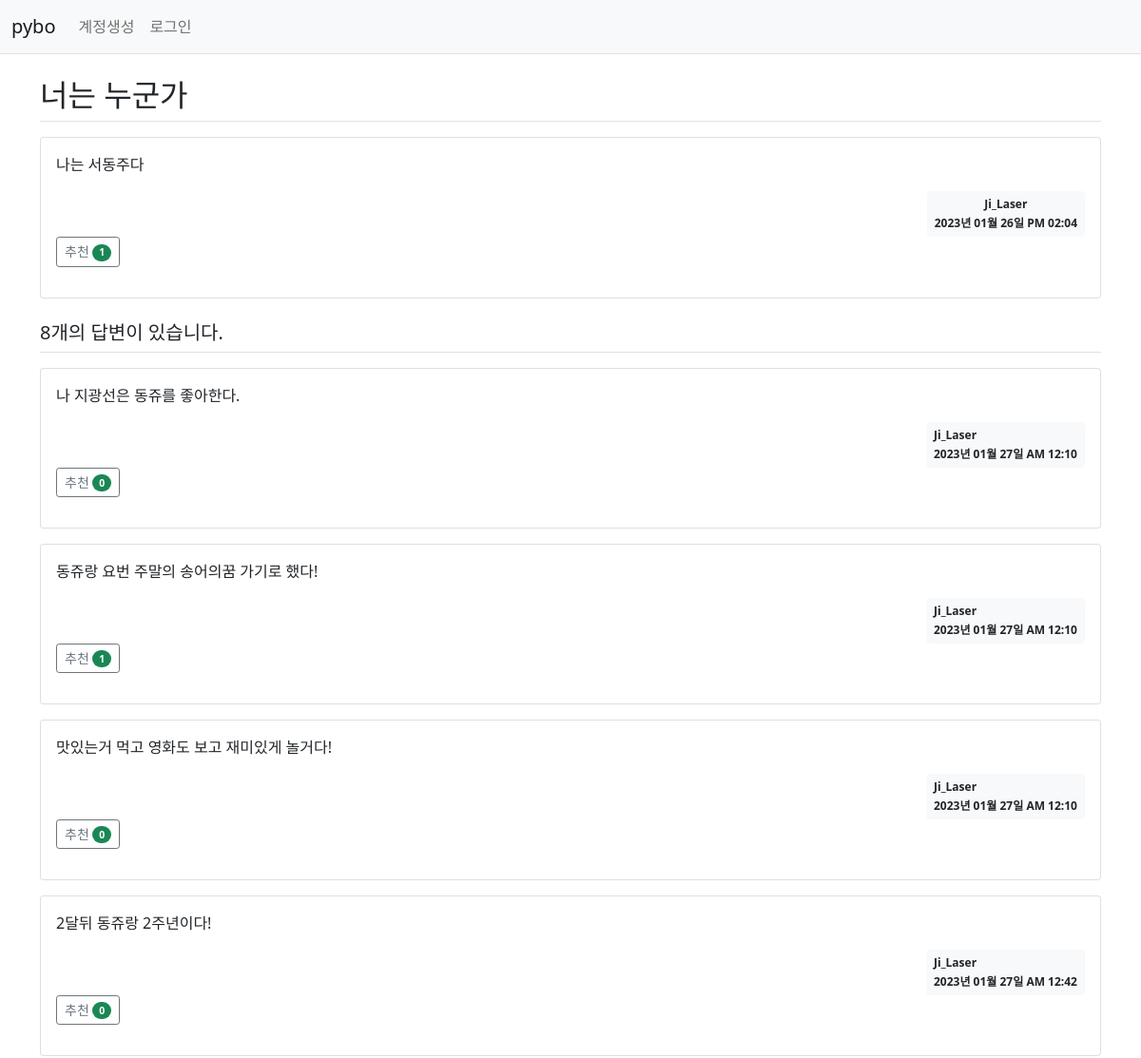
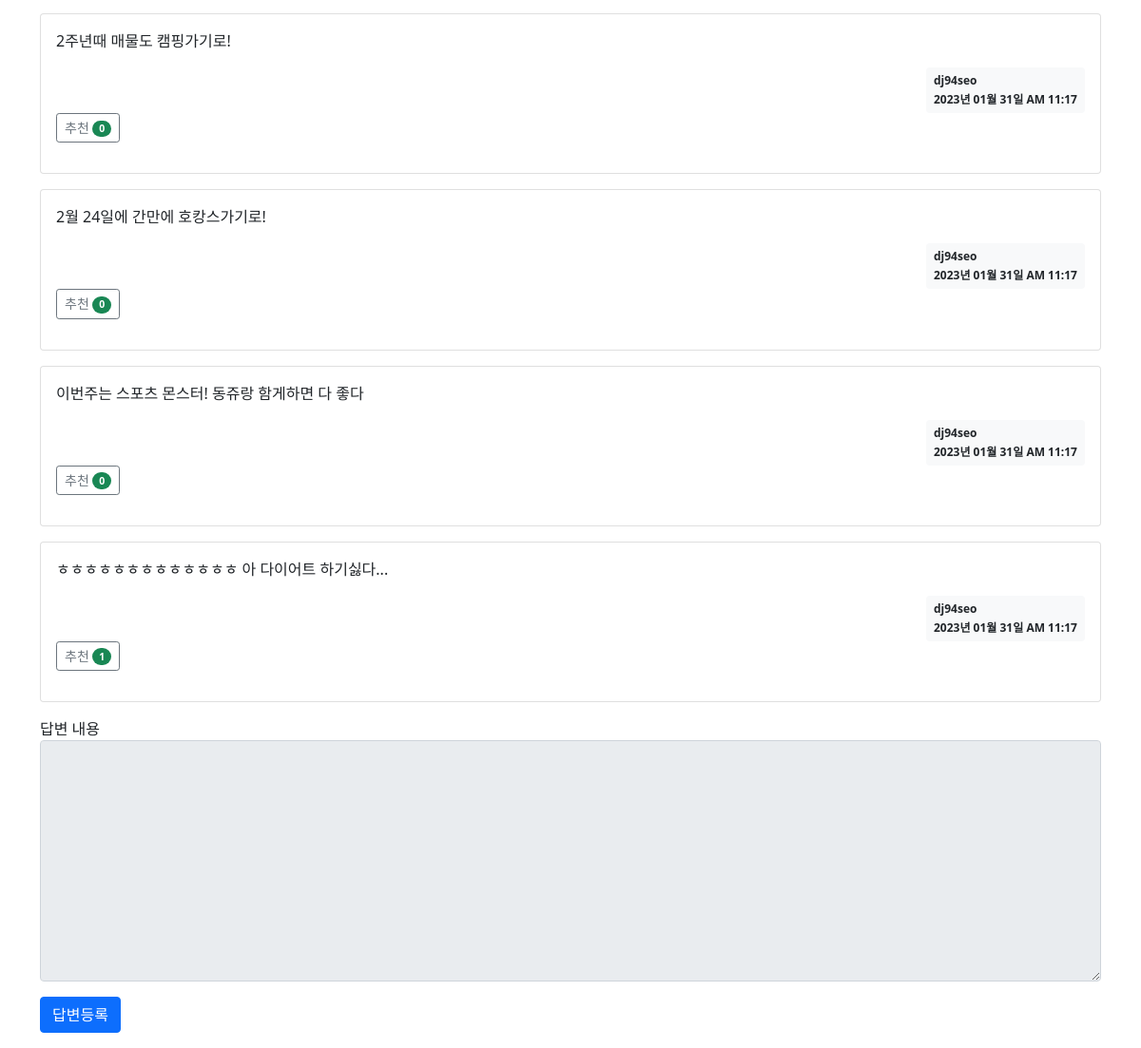
Screenshot of /question/detail/2/ with the database file from the repository (2 pictures, top to bottom).
### pybo/models.py (models this page shows)
class Question(db.Model):
    id = db.Column(db.Integer, primary_key = True)
    subject = db.Column(db.String(255), nullable = False)
    content = db.Column(db.Text(), nullable = False)
    create_date = db.Column(db.DateTime(), nullable = False)
    user_id = db.Column(db.Integer, db.ForeignKey('user.id', ondelete='CASCADE'), nullable=False)
    user = db.relationship('User', backref=db.backref('question_set'))
    modify_date = db.Column(db.DateTime(), nullable=True)
    voter = db.relationship('User', secondary=question_voter, backref=db.backref('question_voter_set'))

class User(db.Model):
    id = db.Column(db.Integer, primary_key = True)
    username = db.Column(db.String(150), unique = True ,nullable = False)
    password = db.Column(db.String(150), nullable = False)
    email = db.Column(db.String(120), unique = True, nullable = False)

class Answer(db.Model):
    id = db.Column(db.Integer, primary_key = True)
    question_id = db.Column(db.Integer, db.ForeignKey('question.id', ondelete = 'CASCADE'))
    question = db.relationship('Question', backref = db.backref('answer_set'))
    content = db.Column(db.Text(), nullable = False)
    create_date = db.Column(db.DateTime(), nullable = False)
    user_id = db.Column(db.Integer, db.ForeignKey('user.id', ondelete='CASCADE'), nullable=False)
    user = db.relationship('User', backref=db.backref('answer_set'))
    modify_date = db.Column(db.DateTime(), nullable=True)
    voter = db.relationship('User', secondary=answer_voter, backref=db.backref('answer_voter_set'))

### pybo/views/question_views.py (the view)
@bp.route('/detail/<int:question_id>/')
def detail(question_id):
    form = AnswerForm()
    question = Question.query.get_or_404(question_id)
    return render_template('question/question_detail.html', question=question, form=form)

### pybo/forms.py
class AnswerForm(FlaskForm):
    content = TextAreaField('내용', validators=[DataRequired("내용은 필수 항목 입니다.")])

### pybo/filter.py (called while the page is built)
def format_datetime(value, fmt='%Y년 %m월 %d일 %p %I:%M'):
    return value.strftime(fmt)

### pybo/views/auth_views.py (called while the page is built)
@bp.before_app_request
def load_logged_in_user():
    user_id = session.get('user_id')
    if user_id is None:
        g.user = None
    else:
        g.user = User.query.get(user_id)

### pybo/templates/question/question_detail.html (shortened to what this page needs)
{% extends 'base.html' %}
{% block content %}
<div class="container my-3">
    <h2 class="border-bottom py-2">{{ question.subject }}</h2>
    <div class="card my-3">
        <div class="card-body">
            <div class="card-text">{{ question.content|markdown }}</div>
            <div class="d-flex justify-content-end">
                <div class="badge bg-light text-dark p-2 test-start">
                    <div class="mb-2">{{ question.user.username }}</div>
                    <div>{{ question.create_date|datetime }}</div>
                </div>
            </div>
            <div class="mb-3">
                <a href="javascript:void(0)" data-uri="{{ url_for('question.vote', question_id=question.id )}}"
                   class="recommend btn btn-sm btn-outline-secondary">추천
                <span class="badge rounded-pill bg-success">{{ question.voter|length }}</span>
                </a>
            </div>
        </div>
    </div>
    <h5 class="border-bottom my-3 py-2">{{ question.answer_set|length }}개의 답변이 있습니다.</h5>
    {% for answer in question.answer_set %}
    <div class="card my-3">
        <div class="card-body">
            <div class="card-text">{{ answer.content|markdown }}</div>
            <div class="d-flex justify-content-end">
                <div class="badge bg-light text-dark p-2 text-start">
                    <div class="mb-2">{{ answer.user.username }}</div>
                    <div>{{ answer.create_date|datetime }}</div>
                </div>
            </div>
            <div class="mb-3">
                <a href="javascript:void(0)" data-uri="{{ url_for('answer.vote', answer_id=answer.id )}}"
                   class="recommend btn btn-sm btn-outline-secondary">추천
                <span class="badge rounded-pill bg-success">{{ answer.voter|length }}</span>
                </a>
            </div>
        </div>
    </div>
    {% endfor %}
    <form action="{{ url_for('answer.create', question_id=question.id) }}" method="post" class="my-3">
        <div class="mb-3">
            <label for="content">답변 내용</label>
            <textarea {% if not g.user %}disabled{%  endif %}
                    name="content" id="content" class="form-control" rows="10"></textarea>
        </div>
        <input type="submit" value="답변등록" class="btn btn-primary">
    </form>
</div>
{% endblock %}

### rows the page displays
Question: subject "너는 누군가", content "나는 서동주다", create_date "2023년 01월 26일 PM 02:04"
User: user.username "Ji_Laser"
Answer: content "나 지광선은 동쥬를 좋아한다.", user.username "Ji_Laser", create_date "2023년 01월 27일 AM 12:10", voter|length "0"
Answer: content "동쥬랑 요번 주말의 송어의꿈 가기로 했다!", user.username "Ji_Laser", create_date "2023년 01월 27일 AM 12:10", voter|length "1"
Answer: content "맛있는거 먹고 영화도 보고 재미있게 놀거다!", user.username "Ji_Laser", create_date "2023년 01월 27일 AM 12:10", voter|length "0"
Answer: content "2달뒤 동쥬랑 2주년이다!", user.username "Ji_Laser", create_date "2023년 01월 27일 AM 12:42", voter|length "0"
Answer: content "2주년때 매물도 캠핑가기로!", user.username "dj94seo", create_date "2023년 01월 31일 AM 11:17", voter|length "0"
Answer: content "2월 24일에 간만에 호캉스가기로!", user.username "dj94seo", create_date "2023년 01월 31일 AM 11:17", voter|length "0"
Answer: content "이번주는 스포츠 몬스터! 동쥬랑 함게하면 다 좋다", user.username "dj94seo", create_date "2023년 01월 31일 AM 11:17", voter|length "0"
Answer: content "ㅎㅎㅎㅎㅎㅎㅎㅎㅎㅎㅎㅎㅎ 아 다이어트 하기싫다...", user.username "dj94seo", create_date "2023년 01월 31일 AM 11:17", voter|length "1"

### other values shown
{{ question.voter|length }} "1"
{{ question.answer_set|length }} "8"
